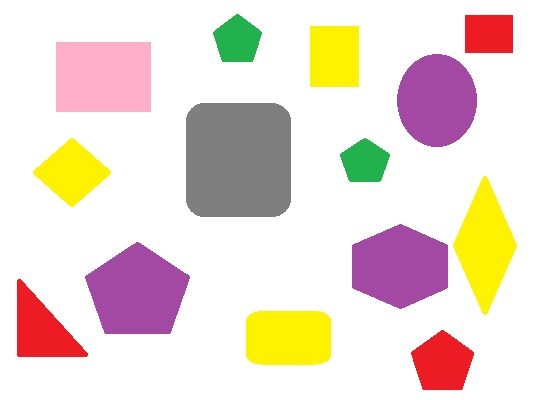
#> input picture Contando Objetos/PARTE 4/colores.jpg, 538 x 400 px
$ python part4.py
#> lines starting #> are read from the running program, lines starting #| are printed output that depends on the picture; after the words box and inside, x2 and y2 are one past the last pixel; in counts of white or black regions, pixels touching at a corner belong together
import cv2
import numpy as np

def drawContour(contornos, color):
  for (i,c) in enumerate(contornos):
    M = cv2.moments(c)
    if M["m00"] == 0:M["m00"] = 1
    x = int(M["m10"]/M["m00"])
    y = int(M["m01"]/M["m00"])
    cv2.drawContours(imagen, [c], 0, color, 2)
    cv2.putText(imagen, str(i+1), (x-10,y+10), 1, 2,(0,0,0),2)
imagen = cv2.imread("colores.jpg")
#> imagen is the input picture: shape (400, 538, 3); mean B, G, R 210.1, 219.5, 235.5

imgHSV = cv2.cvtColor(imagen, cv2.COLOR_BGR2HSV)
#> imgHSV: shape (400, 538, 3); mean H, S, V 38.2, 43.5, 237.7

rojoBajo1=np.array([0,100,20],np.uint8)
rojoAlto1=np.array([8,255,255],np.uint8)
rojoBajo2=np.array([175,100,20],np.uint8)
rojoAlto2=np.array([179,255,255],np.uint8)

verdeBajo=np.array([35,52,72],np.uint8)
verdeAlto=np.array([102,255,255],np.uint8)

amarilloBajo = np.array([20, 100, 20], np.uint8)
amarilloAlto = np.array([32, 255, 255], np.uint8)

moradoBajo=np.array([145,52,72],np.uint8)
moradoAlto=np.array([160,255,255],np.uint8)

rosaBajo=np.array([162,52,72],np.uint8)
rosaALto=np.array([170,255,255],np.uint8)

grisBajo=np.array([0,0,120],np.uint8)
grisAlto=np.array([10,100,130],np.uint8)

maskRed1=cv2.inRange(imgHSV,rojoBajo1,rojoAlto1)
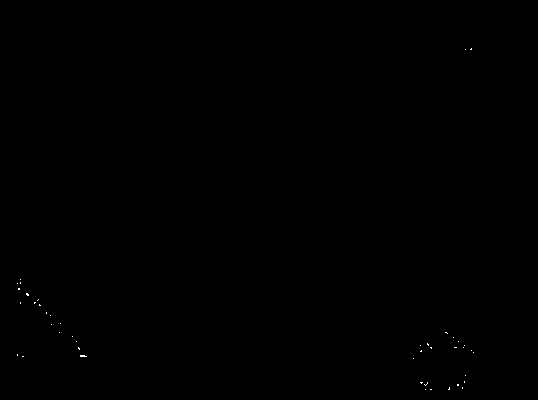
#> maskRed1: shape (400, 538); 0.05% white in thin lines or dots, all inside (x1, y1, x2, y2) = (17, 48, 474, 390)
maskRed2=cv2.inRange(imgHSV,rojoBajo2,rojoAlto2)
#> maskRed2: shape (400, 538); 3.4% white; 3 white regions, box (x1, y1, x2, y2) and area: (17, 279, 88, 357) 2969, (411, 330, 474, 390) 2629, (465, 15, 513, 53) 1820
maskRed=cv2.add(maskRed1,maskRed2)
#> maskRed: shape (400, 538); 3.5% white; 3 white regions
contornoRojo=cv2.findContours(maskRed,cv2.RETR_EXTERNAL,cv2.CHAIN_APPROX_SIMPLE)[0]
#> contornoRojo = 3 contours; box (x1, y1, x2, y2) and area: (17, 279, 88, 357) 2909, (411, 330, 474, 390) 2590, (465, 15, 513, 53) 1739

maskGreen=cv2.inRange(imgHSV, verdeBajo, verdeAlto)
#> maskGreen: shape (400, 538); 1.5% white; 2 white regions
contornoVerde=cv2.findContours(maskGreen,cv2.RETR_EXTERNAL,cv2.CHAIN_APPROX_SIMPLE)[0]
#> contornoVerde = 2 contours; box (x1, y1, x2, y2) and area: (213, 14, 262, 62) 1602, (340, 138, 390, 182) 1502

maskYellow = cv2.inRange(imgHSV, amarilloBajo, amarilloAlto)
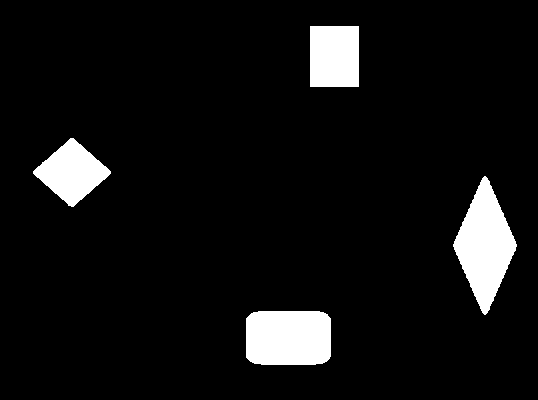
#> maskYellow: shape (400, 538); 7% white; 4 white regions
contornoAmarillo = cv2.findContours(maskYellow, cv2.RETR_EXTERNAL,
cv2.CHAIN_APPROX_SIMPLE)[0]
#> contornoAmarillo = 4 contours; box (x1, y1, x2, y2) and area: (453, 176, 517, 315) 4611, (246, 311, 331, 365) 4320, (310, 26, 359, 87) 2880, (33, 138, 111, 207) 2778

maskViolet=cv2.inRange(imgHSV, moradoBajo, moradoAlto)
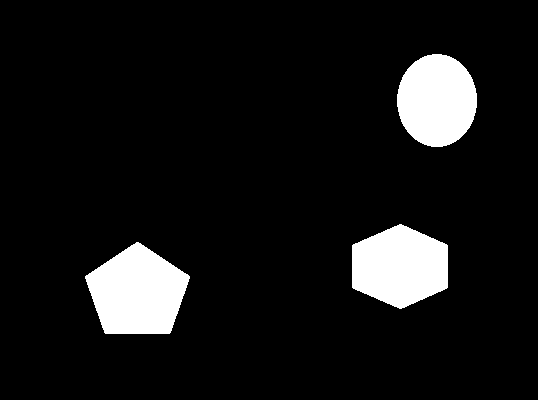
#> maskViolet: shape (400, 538); 8.7% white; 3 white regions
contornoMorado=cv2.findContours(maskViolet,cv2.RETR_EXTERNAL,cv2.CHAIN_APPROX_SIMPLE)[0]
#> contornoMorado = 3 contours; box (x1, y1, x2, y2) and area: (85, 242, 190, 334) 6643, (352, 224, 448, 309) 6041, (397, 54, 477, 147) 5704

maskPink=cv2.inRange(imgHSV, rosaBajo, rosaALto)
#> maskPink: shape (400, 538); 3.1% white; 1 white region
contornoRosa=cv2.findContours(maskPink,cv2.RETR_EXTERNAL,cv2.CHAIN_APPROX_SIMPLE)[0]
#> contornoRosa = 1 contour; box (x1, y1, x2, y2) and area: (56, 42, 151, 112) 6481

maskGray=cv2.inRange(imgHSV, grisBajo, grisAlto)
#> maskGray: shape (400, 538); 5.4% white; 1 white region
contornoGris=cv2.findContours(maskGray,cv2.RETR_EXTERNAL,cv2.CHAIN_APPROX_SIMPLE)[0]
#> contornoGris = 1 contour; box (x1, y1, x2, y2) and area: (186, 103, 291, 217) 11465

drawContour(contornoRojo, (0,255,0))
#> the loop in drawContour, `for (i,c) in enumerate(contornos):` made 3 passes
#> (x, y) on passes 1 to 2: (442, 362), (41, 329)
#> (c, x, y) on pass 3: ([[465, 15], [465, 52], [512, 52], [512, 15]], 488, 33)
drawContour(contornoVerde, (255,255,0))
#> the loop in drawContour (call 2), `for (i,c) in enumerate(contornos):` made 2 passes
#> (x, y) on passes 1 to 2: (364, 161), (237, 39)
#> after the loop in drawContour (call 2), `for (i,c) in enumerate(contornos):`: imagen: shape (400, 538, 3); mean B, G, R 209.4, 220.8, 232.5
drawContour(contornoAmarillo, (0,255,255))
#> after the loop in drawContour (call 3), `for (i,c) in enumerate(contornos):`: imagen: shape (400, 538, 3); mean B, G, R 207.8, 220.4, 232
drawContour(contornoMorado, (255,25,0))
#> call 4 of drawContour, with color = (255, 25, 0)
#> the loop in drawContour (call 4), `for (i,c) in enumerate(contornos):` made 3 passes
#> (x, y) on passes 1 to 3: (137, 292), (399, 266), (436, 100)
#> after the loop in drawContour (call 4), `for (i,c) in enumerate(contornos):`:
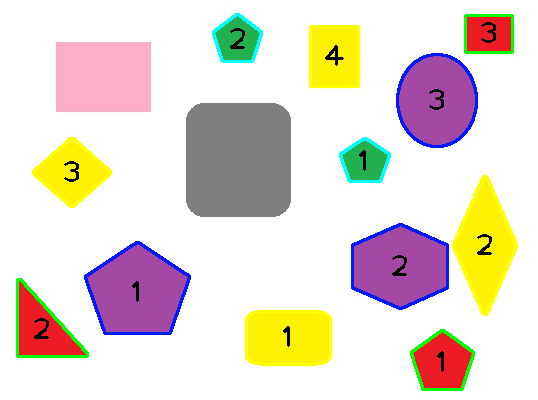
#> imagen: shape (400, 538, 3); mean B, G, R 208.5, 218.7, 229.1
drawContour(contornoRosa, (125,25,20))
#> the loop in drawContour (call 5), `for (i,c) in enumerate(contornos):` made 1 pass
#> (x, y) on pass 1: (102, 76)
#> after the loop in drawContour (call 5), `for (i,c) in enumerate(contornos):`:
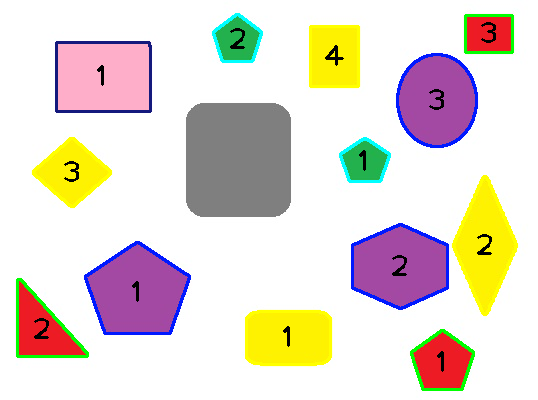
#> imagen: shape (400, 538, 3); 0.49% of pixels changed, all inside (x1, y1, x2, y2) = (55, 41, 152, 113)
drawContour(contornoGris, (255,0,255))
#> the loop in drawContour (call 6), `for (i,c) in enumerate(contornos):` made 1 pass
#> (x, y) on pass 1: (238, 159)
#> after the loop in drawContour (call 6), `for (i,c) in enumerate(contornos):`:
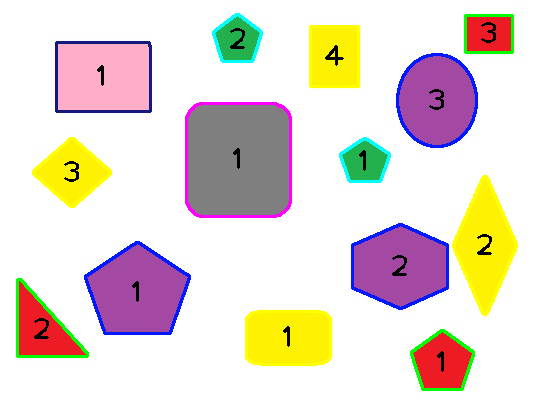
#> imagen: shape (400, 538, 3); 0.62% of pixels changed, all inside (x1, y1, x2, y2) = (185, 102, 292, 218)

totalContornos = len(contornoRojo+contornoVerde+contornoAmarillo+contornoMorado+contornoRosa+contornoGris)
#> totalContornos = 14
cv2.putText(imagen,"Total de contornos: "+ str(totalContornos),(55,20), 1,2,(0,0,0),2)


cv2.putText(imagen,"Total contornos ",(55,20), 1, 2,(0,0,0),2)
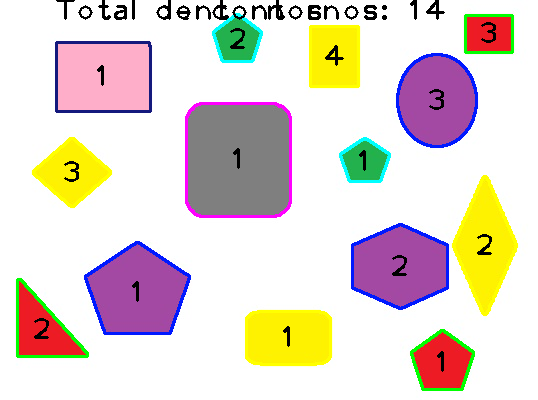
#> imagen: shape (400, 538, 3); mean B, G, R 206, 214.4, 226
cv2.imshow('Imagen', imagen)
cv2.imwrite('conteo.png', imagen)
cv2.waitKey(0)
cv2.destroyAllWindows()
